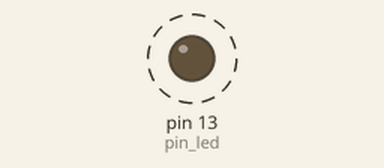
This sketch was run on a simulated Arduino Uno, built with avr-gcc and run on an emulated ATmega328P. Shown: output pins drawn as LEDs (lit = HIGH). Dashed ring = blinking. Pins used as bus, display or sensor lines are not drawn.

Above: at 0.6 s.
Timing chart, 0 to 5.1 s (numbered marks = the images above):
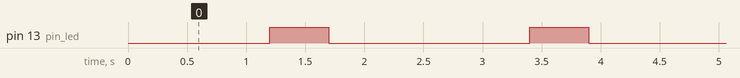

Measured:
- by itself, pin 13 (pin_led): alternates HIGH for 0.50 s and LOW for 1.7 s

The sketch:

sketch_mar30b.ino
```cpp
#define line1 5
#define line2 4
#define line3 3
#define line4 2
//================[Sonic distance ditector]=========================

void setup(){
  Serial.begin(9200);
  pinMode(line1 , OUTPUT);
  pinMode(line2 , OUTPUT);
  pinMode(line3 , OUTPUT);
  pinMode(line4 , OUTPUT);
  }
//===========================================================================================
void Movement(char direct){
  switch(direct){
    case 'f':
      digitalWrite(line1 , HIGH);
      digitalWrite(line2 , LOW);
      digitalWrite(line3 , LOW);
      digitalWrite(line4 , LOW);
      delay(300);

      digitalWrite(line1 , LOW);
      digitalWrite(line2 , HIGH);
      digitalWrite(line3 , LOW);
      digitalWrite(line4 , LOW);
      delay(300);

      digitalWrite(line1 , LOW);
      digitalWrite(line2 , LOW);
      digitalWrite(line3 , HIGH);
      digitalWrite(line4 , LOW);
      delay(300);

      digitalWrite(line1 , LOW);
      digitalWrite(line2 , LOW);
      digitalWrite(line3 , LOW);
      digitalWrite(line4 , HIGH);
      delay(300);
      break;
      case 'r':
      digitalWrite(line1 , LOW);
      digitalWrite(line2 , LOW);
      digitalWrite(line3 , LOW);
      digitalWrite(line4 , HIGH);
      delay(300);

      digitalWrite(line1 , LOW);
      digitalWrite(line2 , LOW);
      digitalWrite(line3 , HIGH);
      digitalWrite(line4 , LOW);
      delay(300);

      digitalWrite(line1 , LOW);
      digitalWrite(line2 , HIGH);
      digitalWrite(line3 , LOW);
      digitalWrite(line4 , LOW);
      delay(300);
      digitalWrite(line1 , HIGH);
      digitalWrite(line2 , LOW);
      digitalWrite(line3 , LOW);
      digitalWrite(line4 , LOW);
      delay(300);
      break;

      default:
      digitalWrite(line1 , LOW);
      digitalWrite(line2 , LOW);
      digitalWrite(line3 , LOW);
      digitalWrite(line4 , LOW);
       break;

    }
  }
//==================================================================

//=====================================================
void operating(){
  int pin_led = 13;
  pinMode(pin_led , OUTPUT);
  digitalWrite(pin_led , HIGH);
  delay(500);
  digitalWrite(pin_led , LOW);
  delay(500);
  }
 void loop() {
  Movement('f');
  operating();
}
```
